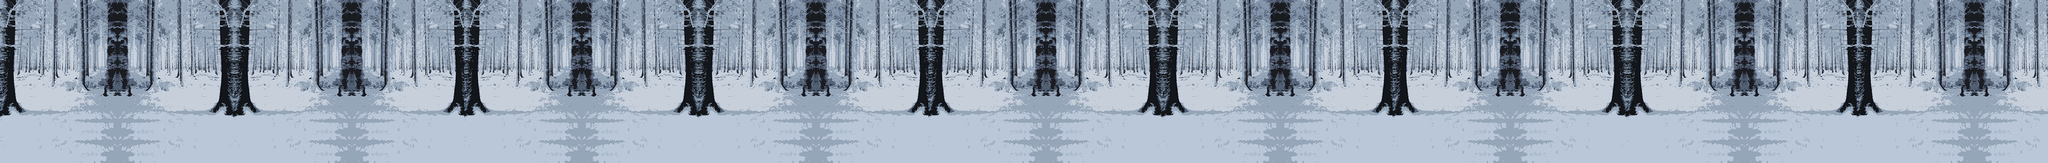

Below is a game level as drawn by its tile map, then a one-line description and the .tmx that defines it (tile-layer data replaced by summaries):
An orthogonal 150x12 tile map with 32x32 px tiles, 2 tile layers (Floor, Wall).

<map version="1.0" orientation="orthogonal" width="150" height="12" tilewidth="32" tileheight="32">
 <tileset firstgid="1" name="Snow" tilewidth="32" tileheight="32">
  <image source="Snow.png" trans="ff00ff" width="1105" height="384" />
 </tileset>
 <layer name="Floor" width="150" height="12">
  <data>[1800 cells, 600 non-empty, 136 distinct tile ids]</data>
 </layer>
 <layer name="Wall" width="150" height="12">
  <data>[1800 cells, 1200 non-empty, 272 distinct tile ids]</data>
 </layer>
</map>
